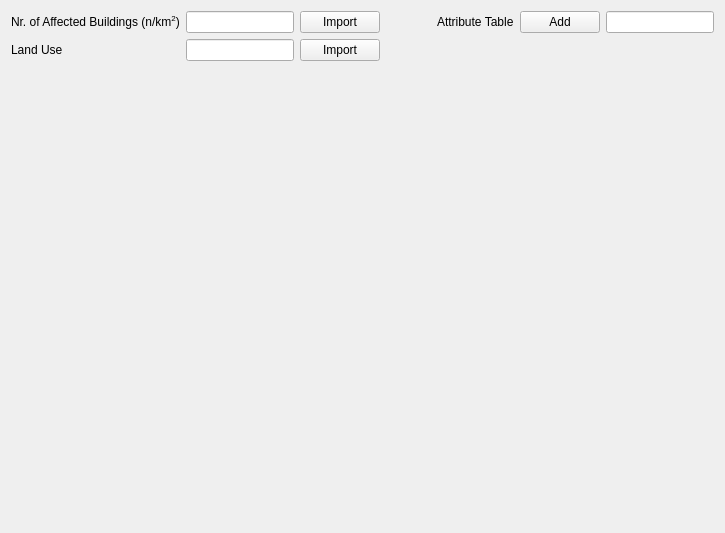
            <widget class="QWidget" name="tab_10">
             <attribute name="title">
              <string>Minimum Parameters</string>
             </attribute>
             <layout class="QGridLayout" name="gridLayout_18">
              <item row="0" column="0">
               <widget class="QLabel" name="label_24">
                <property name="text">
                 <string>&lt;html&gt;&lt;head/&gt;&lt;body&gt;&lt;p&gt;Nr. of Affected Buildings (n/km&lt;span style=&quot; vertical-align:super;&quot;&gt;2&lt;/span&gt;)&lt;/p&gt;&lt;/body&gt;&lt;/html&gt;</string>
                </property>
               </widget>
              </item>
              <item row="0" column="1">
               <widget class="QLineEdit" name="lineEdit_22"/>
              </item>
              <item row="0" column="2">
               <widget class="QPushButton" name="pushButton_19">
                <property name="text">
                 <string>Import</string>
                </property>
               </widget>
              </item>
              <item row="0" column="3">
               <spacer name="horizontalSpacer_5">
                <property name="orientation">
                 <enum>Qt::Horizontal</enum>
                </property>
                <property name="sizeHint" stdset="0">
                 <size>
                  <width>51</width>
                  <height>20</height>
                 </size>
                </property>
               </spacer>
              </item>
              <item row="0" column="4">
               <widget class="QLabel" name="label_42">
                <property name="text">
                 <string>Attribute Table</string>
                </property>
               </widget>
              </item>
              <item row="0" column="5">
               <widget class="QPushButton" name="pushButton_29">
                <property name="text">
                 <string>Add</string>
                </property>
               </widget>
              </item>
              <item row="0" column="6">
               <widget class="QLineEdit" name="lineEdit_38"/>
              </item>
              <item row="1" column="0">
               <widget class="QLabel" name="label_25">
                <property name="text">
                 <string>Land Use</string>
                </property>
               </widget>
              </item>
              <item row="1" column="1">
               <widget class="QLineEdit" name="lineEdit_23"/>
              </item>
              <item row="1" column="2">
               <widget class="QPushButton" name="pushButton_20">
                <property name="text">
                 <string>Import</string>
                </property>
               </widget>
              </item>
              <item row="2" column="0">
               <spacer name="verticalSpacer_2">
                <property name="orientation">
                 <enum>Qt::Vertical</enum>
                </property>
                <property name="sizeHint" stdset="0">
                 <size>
                  <width>20</width>
                  <height>461</height>
                 </size>
                </property>
               </spacer>
              </item>
             </layout>
            </widget>
